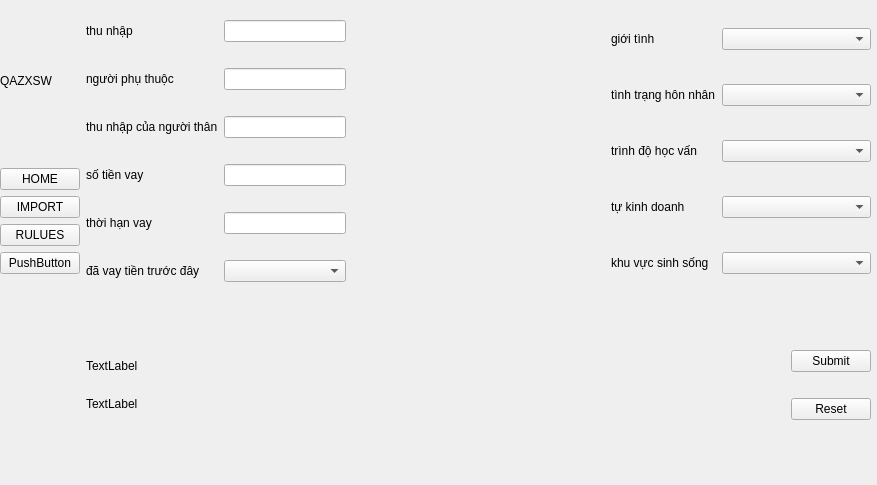
<?xml version="1.0" encoding="UTF-8"?>
<ui version="4.0">
 <class>MainWindow</class>
 <widget class="QMainWindow" name="MainWindow">
  <property name="geometry">
   <rect>
    <x>0</x>
    <y>0</y>
    <width>877</width>
    <height>485</height>
   </rect>
  </property>
  <property name="windowTitle">
   <string>MainWindow</string>
  </property>
  <widget class="QWidget" name="centralwidget">
   <widget class="QWidget" name="horizontalLayoutWidget_7">
    <property name="geometry">
     <rect>
      <x>0</x>
      <y>0</y>
      <width>871</width>
      <height>441</height>
     </rect>
    </property>
    <layout class="QHBoxLayout" name="horizontalLayout_24">
     <item>
      <layout class="QVBoxLayout" name="verticalLayout_37">
       <item>
        <layout class="QVBoxLayout" name="verticalLayout_38">
         <item>
          <layout class="QGridLayout" name="gridLayout_17">
           <item row="3" column="0">
            <widget class="QPushButton" name="pushButton_13">
             <property name="text">
              <string>IMPORT</string>
             </property>
            </widget>
           </item>
           <item row="5" column="0">
            <widget class="QPushButton" name="pushButton_14">
             <property name="text">
              <string>PushButton</string>
             </property>
            </widget>
           </item>
           <item row="4" column="0">
            <widget class="QPushButton" name="pushButton_15">
             <property name="text">
              <string>RULUES</string>
             </property>
            </widget>
           </item>
           <item row="2" column="0">
            <widget class="QPushButton" name="pushButton_16">
             <property name="text">
              <string>HOME</string>
             </property>
            </widget>
           </item>
           <item row="1" column="0">
            <widget class="QLabel" name="label_46">
             <property name="text">
              <string>QAZXSW</string>
             </property>
            </widget>
           </item>
           <item row="6" column="0">
            <widget class="QLabel" name="label_47">
             <property name="text">
              <string/>
             </property>
            </widget>
           </item>
          </layout>
         </item>
        </layout>
       </item>
      </layout>
     </item>
     <item>
      <layout class="QVBoxLayout" name="verticalLayout_8">
       <item>
        <layout class="QVBoxLayout" name="verticalLayout_12">
         <item>
          <layout class="QHBoxLayout" name="horizontalLayout_25">
           <item>
            <layout class="QHBoxLayout" name="horizontalLayout_26">
             <item>
              <layout class="QGridLayout" name="gridLayout_18">
               <item row="1" column="1">
                <widget class="QLineEdit" name="txt_thunhap">
                 <property name="text">
                  <string/>
                 </property>
                 <property name="cursorPosition">
                  <number>0</number>
                 </property>
                </widget>
               </item>
               <item row="3" column="1">
                <widget class="QLineEdit" name="txt_nguoiphuthuoc"/>
               </item>
               <item row="8" column="1">
                <spacer name="horizontalSpacer_23">
                 <property name="orientation">
                  <enum>Qt::Horizontal</enum>
                 </property>
                 <property name="sizeHint" stdset="0">
                  <size>
                   <width>40</width>
                   <height>20</height>
                  </size>
                 </property>
                </spacer>
               </item>
               <item row="1" column="0">
                <widget class="QLabel" name="label_50">
                 <property name="text">
                  <string>thu nhập</string>
                 </property>
                </widget>
               </item>
               <item row="3" column="0">
                <widget class="QLabel" name="label_51">
                 <property name="text">
                  <string>người phụ thuộc</string>
                 </property>
                </widget>
               </item>
               <item row="7" column="0">
                <widget class="QLabel" name="label_49">
                 <property name="text">
                  <string>đã vay tiền trước đây</string>
                 </property>
                </widget>
               </item>
               <item row="6" column="1">
                <widget class="QLineEdit" name="txt_tgvay"/>
               </item>
               <item row="6" column="0">
                <widget class="QLabel" name="label_53">
                 <property name="text">
                  <string>thời hạn vay</string>
                 </property>
                </widget>
               </item>
               <item row="4" column="1">
                <widget class="QLineEdit" name="txt_thunhapnguoithan"/>
               </item>
               <item row="4" column="0">
                <widget class="QLabel" name="label_52">
                 <property name="text">
                  <string>thu nhập của người thân</string>
                 </property>
                </widget>
               </item>
               <item row="5" column="0">
                <widget class="QLabel" name="label_54">
                 <property name="text">
                  <string>số tiền vay</string>
                 </property>
                </widget>
               </item>
               <item row="5" column="1">
                <widget class="QLineEdit" name="txt_sotienvay"/>
               </item>
               <item row="7" column="1">
                <widget class="QComboBox" name="cob_lichsuvay"/>
               </item>
              </layout>
             </item>
            </layout>
           </item>
           <item>
            <layout class="QGridLayout" name="gridLayout_19">
             <item row="0" column="0">
              <spacer name="horizontalSpacer_24">
               <property name="orientation">
                <enum>Qt::Horizontal</enum>
               </property>
               <property name="sizeHint" stdset="0">
                <size>
                 <width>40</width>
                 <height>20</height>
                </size>
               </property>
              </spacer>
             </item>
            </layout>
           </item>
           <item>
            <layout class="QHBoxLayout" name="horizontalLayout_27">
             <item>
              <layout class="QVBoxLayout" name="verticalLayout_39"/>
             </item>
             <item>
              <layout class="QVBoxLayout" name="verticalLayout_40">
               <item>
                <layout class="QVBoxLayout" name="verticalLayout_41">
                 <item>
                  <layout class="QGridLayout" name="gridLayout_20">
                   <item row="3" column="0">
                    <widget class="QLabel" name="label_55">
                     <property name="text">
                      <string>tự kinh doanh</string>
                     </property>
                    </widget>
                   </item>
                   <item row="3" column="1">
                    <widget class="QComboBox" name="cob_tukinhdoanh"/>
                   </item>
                   <item row="1" column="1">
                    <widget class="QComboBox" name="cob_honnhan"/>
                   </item>
                   <item row="4" column="1">
                    <widget class="QComboBox" name="cob_khuvuc"/>
                   </item>
                   <item row="2" column="1">
                    <widget class="QComboBox" name="cob_hocvan"/>
                   </item>
                   <item row="0" column="0">
                    <widget class="QLabel" name="label_56">
                     <property name="text">
                      <string>giới tình</string>
                     </property>
                    </widget>
                   </item>
                   <item row="4" column="0">
                    <widget class="QLabel" name="label_57">
                     <property name="text">
                      <string>khu vực sinh sống</string>
                     </property>
                    </widget>
                   </item>
                   <item row="5" column="1">
                    <spacer name="horizontalSpacer_26">
                     <property name="orientation">
                      <enum>Qt::Horizontal</enum>
                     </property>
                     <property name="sizeHint" stdset="0">
                      <size>
                       <width>40</width>
                       <height>20</height>
                      </size>
                     </property>
                    </spacer>
                   </item>
                   <item row="1" column="0">
                    <widget class="QLabel" name="label_58">
                     <property name="text">
                      <string>tình trạng hôn nhân</string>
                     </property>
                    </widget>
                   </item>
                   <item row="2" column="0">
                    <widget class="QLabel" name="label_59">
                     <property name="text">
                      <string>trình độ học vấn</string>
                     </property>
                    </widget>
                   </item>
                   <item row="0" column="1">
                    <widget class="QComboBox" name="cob_gioitinh"/>
                   </item>
                  </layout>
                 </item>
                </layout>
               </item>
               <item>
                <layout class="QVBoxLayout" name="verticalLayout_42"/>
               </item>
              </layout>
             </item>
            </layout>
           </item>
          </layout>
         </item>
        </layout>
       </item>
       <item>
        <layout class="QVBoxLayout" name="verticalLayout_18">
         <item>
          <layout class="QHBoxLayout" name="horizontalLayout_28">
           <item>
            <layout class="QHBoxLayout" name="horizontalLayout_29">
             <item>
              <layout class="QVBoxLayout" name="verticalLayout_43">
               <item>
                <layout class="QVBoxLayout" name="verticalLayout_9">
                 <item>
                  <layout class="QVBoxLayout" name="verticalLayout_15">
                   <item>
                    <layout class="QGridLayout" name="gridLayout_21">
                     <item row="1" column="0">
                      <widget class="QLabel" name="label_48">
                       <property name="text">
                        <string>TextLabel</string>
                       </property>
                      </widget>
                     </item>
                     <item row="0" column="1">
                      <spacer name="horizontalSpacer_27">
                       <property name="orientation">
                        <enum>Qt::Horizontal</enum>
                       </property>
                       <property name="sizeHint" stdset="0">
                        <size>
                         <width>40</width>
                         <height>20</height>
                        </size>
                       </property>
                      </spacer>
                     </item>
                     <item row="1" column="1">
                      <widget class="QLabel" name="label_status">
                       <property name="font">
                        <font>
                         <pointsize>20</pointsize>
                        </font>
                       </property>
                       <property name="text">
                        <string/>
                       </property>
                      </widget>
                     </item>
                    </layout>
                   </item>
                  </layout>
                 </item>
                </layout>
               </item>
               <item>
                <layout class="QVBoxLayout" name="verticalLayout_14">
                 <item>
                  <layout class="QVBoxLayout" name="verticalLayout_47">
                   <item>
                    <layout class="QGridLayout" name="gridLayout_22">
                     <item row="0" column="0">
                      <widget class="QLabel" name="label_61">
                       <property name="text">
                        <string>TextLabel</string>
                       </property>
                      </widget>
                     </item>
                     <item row="0" column="1">
                      <layout class="QHBoxLayout" name="horizontalLayout_4">
                       <item>
                        <layout class="QGridLayout" name="gridLayout_23">
                         <item row="1" column="0">
                          <widget class="QLabel" name="label_desi">
                           <property name="text">
                            <string/>
                           </property>
                          </widget>
                         </item>
                         <item row="0" column="0">
                          <spacer name="horizontalSpacer_28">
                           <property name="orientation">
                            <enum>Qt::Horizontal</enum>
                           </property>
                           <property name="sizeHint" stdset="0">
                            <size>
                             <width>40</width>
                             <height>20</height>
                            </size>
                           </property>
                          </spacer>
                         </item>
                        </layout>
                       </item>
                      </layout>
                     </item>
                    </layout>
                   </item>
                  </layout>
                 </item>
                 <item>
                  <spacer name="horizontalSpacer_25">
                   <property name="orientation">
                    <enum>Qt::Horizontal</enum>
                   </property>
                   <property name="sizeHint" stdset="0">
                    <size>
                     <width>40</width>
                     <height>20</height>
                    </size>
                   </property>
                  </spacer>
                 </item>
                </layout>
               </item>
              </layout>
             </item>
            </layout>
           </item>
           <item>
            <layout class="QHBoxLayout" name="horizontalLayout_30">
             <item>
              <layout class="QVBoxLayout" name="verticalLayout">
               <item>
                <widget class="QPushButton" name="btn_submit">
                 <property name="text">
                  <string>Submit</string>
                 </property>
                </widget>
               </item>
               <item>
                <widget class="QPushButton" name="btn_reset">
                 <property name="text">
                  <string>Reset</string>
                 </property>
                </widget>
               </item>
              </layout>
             </item>
            </layout>
           </item>
          </layout>
         </item>
        </layout>
       </item>
      </layout>
     </item>
    </layout>
   </widget>
  </widget>
  <widget class="QMenuBar" name="menubar">
   <property name="geometry">
    <rect>
     <x>0</x>
     <y>0</y>
     <width>877</width>
     <height>21</height>
    </rect>
   </property>
  </widget>
 </widget>
 <resources/>
 <connections/>
</ui>
